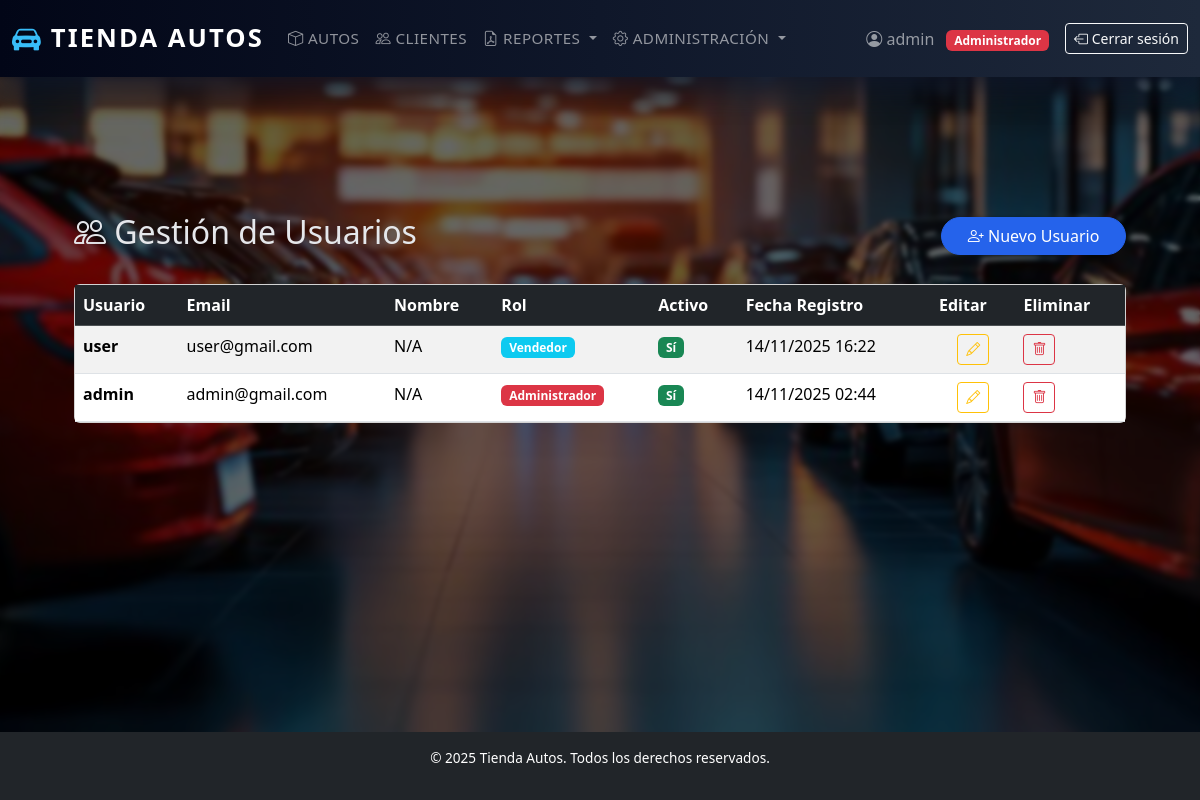
Page /usuarios/ (signed in) on the committed database.
### autos/models.py (models this page shows)
class CustomUser(AbstractUser):
    ROLE_CHOICES = (
        ('admin', 'Administrador'),
        ('vendedor', 'Vendedor'),
    )
    role = models.CharField(max_length=10, choices=ROLE_CHOICES, default='vendedor')
    phone = models.CharField(max_length=20, blank=True, null=True)
    address = models.CharField(max_length=255, blank=True, null=True)

### autos/views.py (the view)
# urls.py: path('usuarios/', views.listar_usuarios, name='listar_usuarios'),
@login_required(login_url='login')
@user_passes_test(es_administrador, login_url='index')
def listar_usuarios(request):
    usuarios = CustomUser.objects.all().order_by('-date_joined')
    return render(request, 'usuarios/listar_usuarios.html', {'usuarios': usuarios})

### autos/views.py (called while the page is built)
def es_administrador(user):
    return user.is_superuser or (user.is_authenticated and user.role == 'admin')

### templates/usuarios/listar_usuarios.html (shortened to what this page needs)
{% extends "base.html" %}
{% block content %}
<div class="mt-4">
    <div class="d-flex justify-content-between align-items-center mb-4">
        <h2>
            <i class="bi bi-people"></i> Gestión de Usuarios
        </h2>
        <a href="{% url 'crear_usuario' %}" class="btn btn-primary">
            <i class="bi bi-person-plus"></i> Nuevo Usuario
        </a>
    </div>
    <div class="card">
        <div class="table-responsive">
            <table class="table table-striped mb-0">
                <thead class="table-dark">
                    <tr>
                        <th>Usuario</th>
                        <th>Email</th>
                        <th>Nombre</th>
                        <th>Rol</th>
                        <th>Activo</th>
                        <th>Fecha Registro</th>
                        <th>Editar</th>
                        <th>Eliminar</th>
                    </tr>
                </thead>
                <tbody>
                    {% for usuario in usuarios %}
                    <tr>
                        <td>
                            <strong>{{ usuario.username }}</strong>
                        </td>
                        <td>{{ usuario.email }}</td>
                        <td>{{ usuario.get_full_name|default:"N/A" }}</td>
                        <td>
                            <span class="badge {% if usuario.role == 'admin' %}bg-danger{% else %}bg-info{% endif %}">
                                {{ usuario.get_role_display }}
                            </span>
                        </td>
                        <td>
                            {% if usuario.is_active %}
                            <span class="badge bg-success">Sí</span>
                            {% else %}
                            <span class="badge bg-secondary">No</span>
                            {% endif %}
                        </td>
                        <td>{{ usuario.date_joined|date:"d/m/Y H:i" }}</td>
                    <td class="text-center">
                        <div class="btn-group" role="group">
                            <a href="{% url 'editar_usuario' usuario.id %}"
                            class="btn btn-sm btn-outline-warning"
                            title="Editar usuario">
                                <i class="bi bi-pencil"></i>
                            </a>
                        </td>
                        <td>
                            <a href="{% url 'eliminar_usuario' usuario.id %}"
                            class="btn btn-sm btn-outline-danger"
                            title="Eliminar usuario"
                            onclick="return confirm('¿Eliminar este usuario?')">
                                <i class="bi bi-trash"></i>
                            </a>
                        </div>
                    {% empty %}
                    <tr>
                        <td colspan="6" class="text-center">No hay usuarios registrados</td>
                    </tr>
                    {% endfor %}
        </div>
    </div>
{% endblock %}

### templates/base.html (shortened to what this page needs)
<!DOCTYPE html>
<html lang="es">
<head>
    {% load static %}
    <link href="https://cdn.jsdelivr.net/npm/bootstrap@5.3.2/dist/css/bootstrap.min.css" rel="stylesheet">
    <link rel="stylesheet" href="https://cdn.jsdelivr.net/npm/bootstrap-icons@1.11.0/font/bootstrap-icons.css">
    <link rel="stylesheet" href="{% static 'css/tienda.css' %}">
</head>
<body>
    <nav class="navbar navbar-expand-lg navbar-dark mb-4">
        <div class="container-fluid">
            <a class="navbar-brand" href="/">
                <i class="bi bi-car-front-fill"></i> Tienda Autos
            </a>
            <div class="collapse navbar-collapse" id="navbarNav">
                {% if request.user.is_authenticated %}
                    {% if request.user.role == 'vendedor' %}
                        <ul class="navbar-nav me-auto">
                            <li class="nav-item"><a class="nav-link" href="/productos/"><i class="bi bi-box"></i> Productos</a></li>
                            <li class="nav-item"><a class="nav-link" href="/clientes/"><i class="bi bi-people"></i> Clientes</a></li>
                        </ul>
                    {% elif request.user.role == 'admin' or request.user.is_superuser %}
                        <ul class="navbar-nav me-auto">
                            <li class="nav-item"><a class="nav-link" href="/productos/"><i class="bi bi-box"></i> Autos</a></li>
                            <li class="nav-item"><a class="nav-link" href="/clientes/"><i class="bi bi-people"></i> Clientes</a></li>
                            <li class="nav-item dropdown">
                                <a class="nav-link dropdown-toggle" href="#" id="reportesDropdown" role="button" data-bs-toggle="dropdown">
                                    <i class="bi bi-file-earmark-pdf"></i> Reportes
                                </a>
                            </li>
                            <li class="nav-item dropdown">
                                <a class="nav-link dropdown-toggle" href="#" id="adminDropdown" role="button" data-bs-toggle="dropdown">
                                    <i class="bi bi-gear"></i> Administración
                                </a>
                            </li>
                        </ul>
                    {% endif %}
                    <div class="d-flex align-items-center">
                        <span class="navbar-text me-3">
                            <i class="bi bi-person-circle"></i>
                            {{ request.user.username }}
                            <span class="badge {% if request.user.role == 'admin' %}bg-danger{% else %}bg-info{% endif %} ms-2">
                                {{ request.user.get_role_display }}
                            </span>
                        </span>
                        <form method="post" action="{% url 'logout' %}" class="d-inline">
                            <button class="btn btn-outline-light btn-sm" type="submit">
                                <i class="bi bi-box-arrow-left"></i> Cerrar sesión
                            </button>
                        </form>
                    </div>
                {% endif %}
            </div>
        </div>
    </nav>
    <main class="main-content">
        {% if request.user.is_authenticated %}
            <div class="container mt-3">
            </div>
        {% endif %}
        <div class="container">
            {% block content %}{% endblock %}
    </main>
    <footer class="bg-dark text-white text-center py-3">
        <p>&copy; 2025 Tienda Autos. Todos los derechos reservados.</p>
    </footer>
</body>
</html>

### static/css/tienda.css (style rules this page uses)
body { display: flex; flex-direction: column; }
.main-content { flex: 1 0 auto; }
footer { flex-shrink: 0; }
* { box-sizing: border-box; }
html, body { height: 100%; }
body { margin: 0; display: flex; flex-direction: column; font-family: system-ui, -apple-system, BlinkMacSystemFont, "Segoe UI", sans-serif; background: #0f172a url('../img/fondo.jpg') no-repeat center center fixed; background-size: cover; color: #e5e7eb; }
body::before { content: ""; position: fixed; inset: 0; background: rgba(0,0,0,0.6); backdrop-filter: blur(2px); z-index: -1; }
.container { max-width: 1100px; margin: 0 auto; padding: 1.5rem; }
.navbar { background: linear-gradient(90deg, #020617, #0f172a, #1e293b) !important; padding-block: 0.75rem; box-shadow: 0 12px 30px rgba(15, 23, 42, 0.8); }
.navbar-brand { font-size: 1.6rem; font-weight: 700; letter-spacing: 0.08em; text-transform: uppercase; display: flex; align-items: center; gap: 0.5rem; }
.navbar-brand i { font-size: 1.8rem; color: #38bdf8; }
.navbar-nav .nav-link { font-size: 0.95rem; font-weight: 500; letter-spacing: 0.03em; text-transform: uppercase; }
footer { background-color: #020617 !important; color: #9ca3af; font-size: 0.85rem; }
.btn-primary { background-color: #2563eb !important; border-color: #2563eb !important; border-radius: 999px; padding-inline: 1.6rem; }
.btn { transition: transform .2s ease, box-shadow .2s ease; }

### rows in the picture
CustomUser: user.username "admin", user.role "Administrador", username "admin", email "admin@gmail.com", get_full_name "N/A", role "Administrador", is_active "Sí", date_joined "14/11/2025 02:44"
CustomUser: username "user", email "user@gmail.com", get_full_name "N/A", role "Vendedor", is_active "Sí", date_joined "14/11/2025 16:22"
